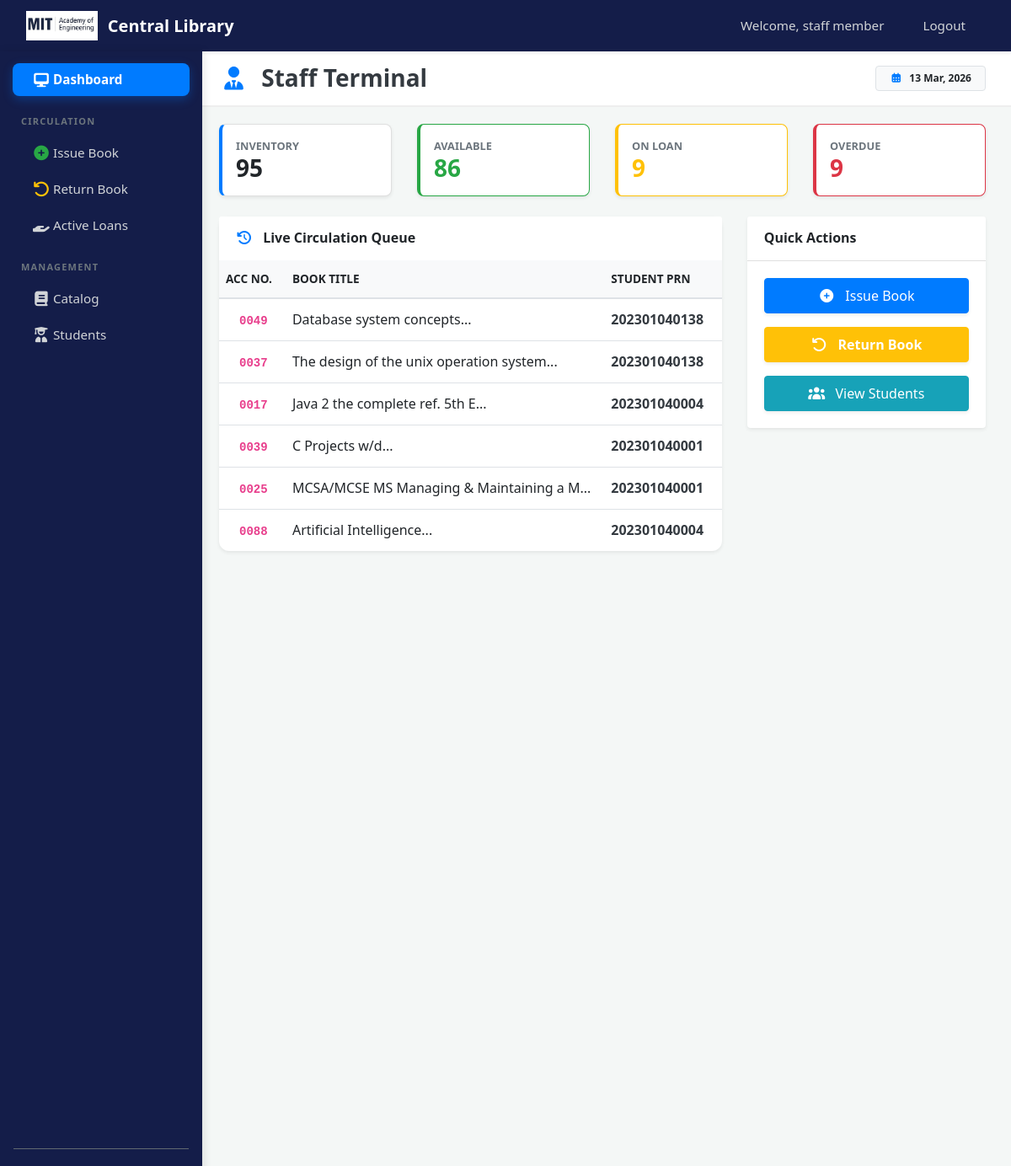
Page /staff/dashboard.php (signed in) on the committed database.
### tables this page shows
CREATE TABLE `issued_books` (
  `id` int(11) NOT NULL,
  `accession_number` varchar(10) DEFAULT NULL,
  `prn` varchar(20) NOT NULL,
  `status` tinyint(1) NOT NULL COMMENT '1=Active/Issued, 0=Returned, 2=Lost/Damaged',
  `issue_date` datetime NOT NULL,
  `due_date` date DEFAULT NULL,
  `return_date` date DEFAULT NULL,
  `fine` int(11) DEFAULT 0
);

CREATE TABLE `books` (
  `accession_number` varchar(10) NOT NULL,
  `book_id` int(11) DEFAULT NULL,
  `title` varchar(255) DEFAULT NULL,
  `author` varchar(255) DEFAULT NULL,
  `publisher` varchar(255) DEFAULT NULL,
  `price` decimal(10,2) DEFAULT NULL,
  `entry_date` timestamp NOT NULL DEFAULT current_timestamp(),
  `status` tinyint(1) DEFAULT 1 COMMENT '1=Available, 0=Issued',
  `is_deleted` int(11) DEFAULT 0
);

### staff/dashboard.php (the view, shortened to what this page needs)
<?php
require_once "../includes/header.php";
$total_books = mysqli_fetch_assoc(mysqli_query($connection, "SELECT COUNT(*) as count FROM books"))['count'];
$issued_books = mysqli_fetch_assoc(mysqli_query($connection, "SELECT COUNT(*) as count FROM books WHERE status = 0"))['count'];
$available_books = $total_books - $issued_books;
$today = date('Y-m-d');
$overdue_res = mysqli_query($connection, "SELECT COUNT(*) as count FROM issued_books WHERE status = 1 AND due_date < '$today'");
$overdue_count = mysqli_fetch_assoc($overdue_res)['count'];
?>
<div class="main-wrapper">
    <?php include "../sidebar.php"; ?>
    <div class="content-area">
        <div class="sticky-header d-flex justify-content-between align-items-center">
            <h3 class="m-0 font-weight-bold text-dark"><i class="fas fa-user-tie text-primary mr-2"></i> Staff Terminal</h3>
            <div class="text-right">
                <span class="badge badge-light border px-3 py-2">
                    <i class="fas fa-calendar-alt mr-2 text-primary"></i><?php echo date('d M, Y'); ?>
                </span>
            </div>
        </div>
        <div class="main-content">
            <div class="row mb-4">
                <div class="col-md-3">
                    <div class="card card-stats shadow-sm p-3 bg-white">
                        <small class="text-muted font-weight-bold">INVENTORY</small>
                        <h3 class="m-0 font-weight-bold"><?php echo $total_books; ?></h3>
                    </div>
                </div>
                <div class="col-md-3">
                    <div class="card card-stats shadow-sm p-3 bg-white border-success">
                        <small class="text-muted font-weight-bold">AVAILABLE</small>
                        <h3 class="m-0 font-weight-bold text-success"><?php echo $available_books; ?></h3>
                    </div>
                </div>
                <div class="col-md-3">
                    <div class="card card-stats shadow-sm p-3 bg-white border-warning">
                        <small class="text-muted font-weight-bold">ON LOAN</small>
                        <h3 class="m-0 font-weight-bold text-warning"><?php echo $issued_books; ?></h3>
                    </div>
                </div>
                <div class="col-md-3">
                    <div class="card card-stats shadow-sm p-3 bg-white border-danger">
                        <small class="text-muted font-weight-bold">OVERDUE</small>
                        <h3 class="m-0 font-weight-bold text-danger"><?php echo $overdue_count; ?></h3>
                    </div>
                </div>
            </div>
            <div class="row">
                <div class="col-md-8">
                    <div class="card shadow-sm border-0" style="border-radius: 12px;">
                        <div class="card-header bg-white py-3 border-0">
                            <h6 class="m-0 font-weight-bold"><i class="fas fa-history mr-2 text-primary"></i> Live Circulation Queue</h6>
                        </div>
                        <div class="card-body p-0">
                            <div class="table-responsive">
                                <table class="table table-hover mb-0">
                                    <thead>
                                        <tr>
                                            <th class="pl-2">ACC NO.</th>
                                            <th>Book Title</th>
                                            <th>Student PRN</th>
                                            <th>Status</th>
                                        </tr>
                                    </thead>
                                    <tbody>
                                        <?php
                                        $q = "SELECT ib.*, b.title FROM issued_books ib
                                              JOIN books b ON ib.accession_number = b.accession_number
                                              WHERE ib.status = 1 ORDER BY ib.issue_date DESC LIMIT 6";
                                        $res = mysqli_query($connection, $q);
                                        while($row = mysqli_fetch_assoc($res)):
                                        ?>
                                        <tr>
                                            <td class="pl-4 font-weight-bold"><code><?php echo $row['accession_number']; ?></code></td>
                                            <td><?php echo htmlspecialchars(substr($row['title'], 0, 40)); ?>...</td>
                                            <td class="font-weight-bold text-dark"><?php echo $row['prn']; ?></td>
                                            <td><span class="badge badge-warning">Issued</span></td>
                                        </tr>
                                        <?php endwhile; ?>
                                    </tbody>
                                </table>
                            </div>
                        </div>
                    </div>
                </div>
                <div class="col-md-4">
                    <div class="card shadow-sm border-0 mb-4">
                        <div class="card-header bg-white py-3">
                            <h6 class="m-0 font-weight-bold">Quick Actions</h6>
                        </div>
                        <div class="card-body">
                            <a href="../admin/issue-book.php" class="btn btn-primary btn-block py-2 mb-3 shadow-sm">
                                <i class="fas fa-plus-circle mr-2"></i> Issue Book
                            </a>
                            <a href="../admin/return-book.php" class="btn btn-warning btn-block py-2 mb-3 text-white font-weight-bold shadow-sm">
                                <i class="fas fa-undo mr-2"></i> Return Book
                            </a>
                            <a href="../admin/manage-users.php" class="btn btn-info btn-block py-2 shadow-sm">
                                <i class="fas fa-users mr-2"></i> View Students
                            </a>
                        </div>
                    </div>
                </div>
            </div> </div> </div> </div>
<?php include "../includes/footer.php"; ?>

### includes/header.php (style rules this page uses)
body { background-color: #f4f7f6; font-family: 'Segoe UI', Tahoma, Geneva, Verdana, sans-serif; }
.main-content { margin-left: 240px; padding: 30px; }

### staff/dashboard.php (style rules this page uses)
html, body { height: 100vh; width: 100vw; overflow: hidden !important; background-color: #f4f7f6; margin: 0; }
.main-wrapper { display: flex; height: 100vh; width: 100vw; overflow: hidden; }
.content-area { flex-grow: 1; display: flex; flex-direction: column; height: 100vh; overflow: hidden; }
.sticky-header { background: white; border-bottom: 2px solid #eee; padding: 15px 30px; margin-left: 230px; flex-shrink: 0; }
.main-content { padding: 20px 30px; margin-left: 230px; flex-grow: 1; overflow: hidden; display: flex; flex-direction: column; }
.table thead th { white-space: nowrap; border-top: none; background: #f8f9fa; font-size: 0.85rem; text-transform: uppercase; }
.table td { white-space: nowrap; vertical-align: middle; }
.card-stats { border-left: 4px solid #007bff; border-radius: 8px; }
.table-responsive { overflow: hidden; }

### rows in the picture
issued_books: accession_number "0049", accession_number.title "Database system concepts", prn "202301040138"
issued_books: accession_number "0037", accession_number.title "The design of the unix operation system", prn "202301040138"
issued_books: accession_number "0017", accession_number.title "Java 2 the complete ref. 5th E", prn "202301040004"
issued_books: accession_number "0039", accession_number.title "C Projects w/d", prn "202301040001"
issued_books: accession_number "0025", accession_number.title "MCSA/MCSE MS Managing & Maintaining a M", prn "202301040001"
issued_books: accession_number "0088", accession_number.title "Artificial Intelligence", prn "202301040004"

### other values in the picture
$_SESSION['username'] "staff member"
$total_books "95"
$available_books "86"
$issued_books "9"
$overdue_count "9"
